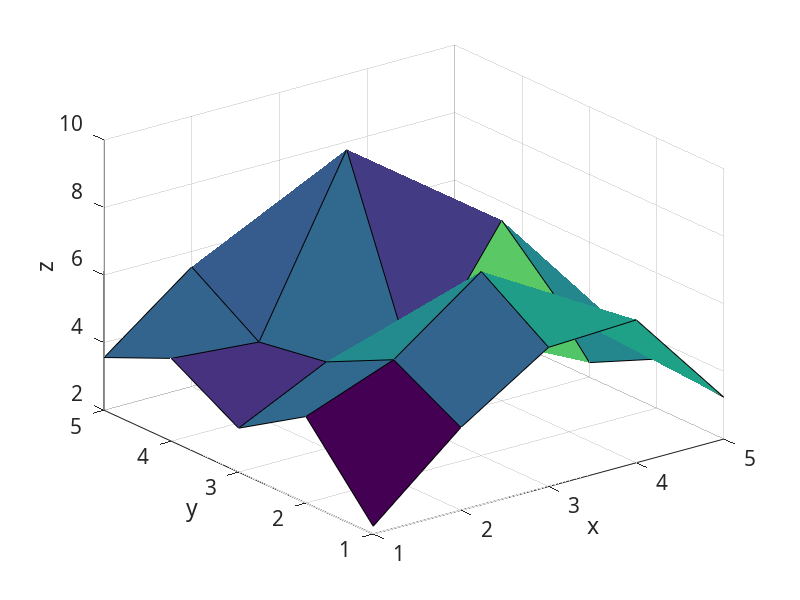
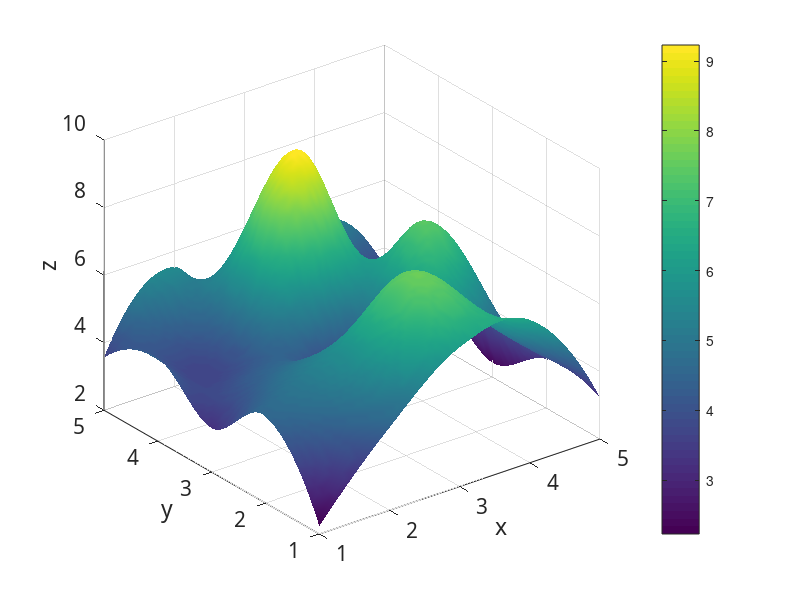

Recreate these plots in MATLAB, in order.
clc
clear all
%%
fontSize=15;
fontname='Time New Roman'
Z=[2.23,4.45,6.12,6.23,3.234;4.56,5.54,7.45,5.43,3.45;3.3,4.56,3.54,7.345,2.43;4.45,4.232,9.23,3.234,3.56;3.56,5.54,2.45,5.43,3.42]
[x,y]=meshgrid(1:1:5,1:1:5)
figure(1)
surf(x,y,Z)
xlabel('x')
ylabel('y')
zlabel('z')
set(gca,'FontName',fontname,'FontSize',fontSize)
step=0.05;
[xi,yi]=meshgrid(1:step:5,1:step:5);
zi=interp2(x,y,Z,xi,yi,'cubic') %% interpolation method to fit the data
figure(2)
surf(xi,yi,zi)
shading interp
colorbar()
xlabel('x')
ylabel('y')
zlabel('z')
set(gca,'FontName',fontname,'FontSize',fontSize)